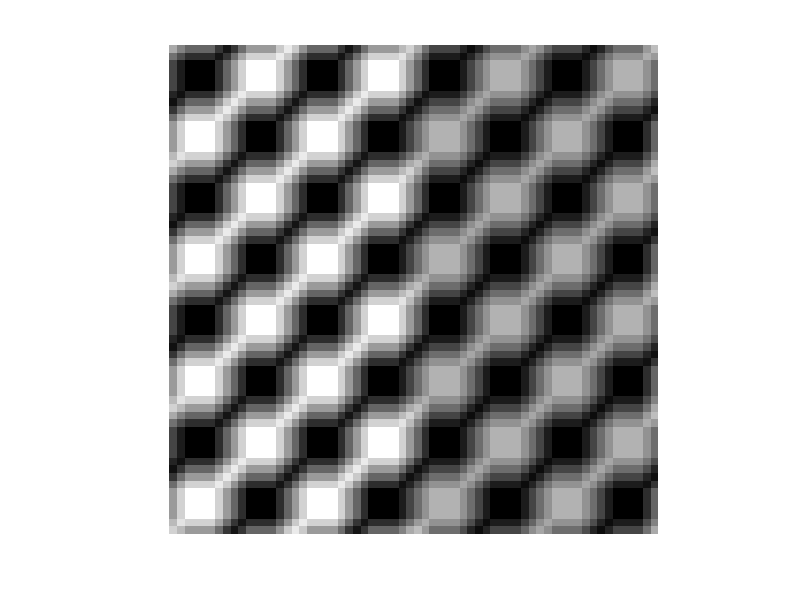
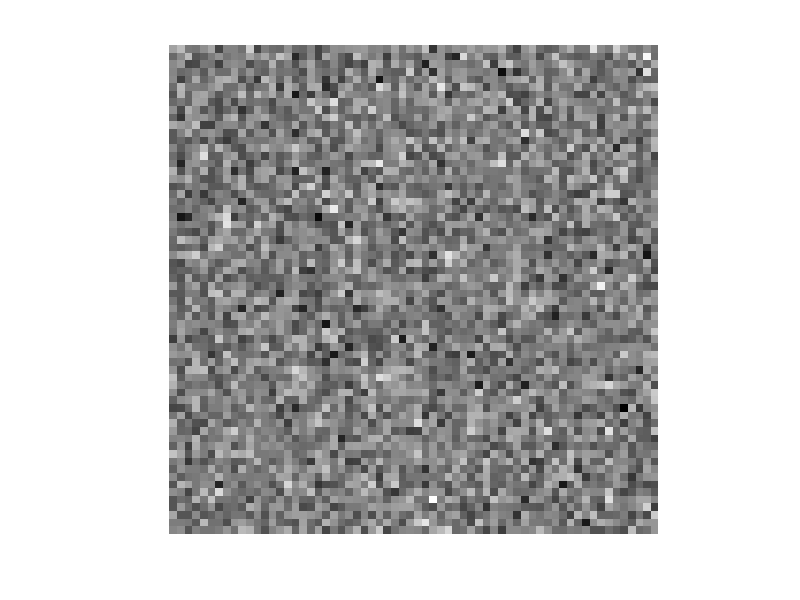
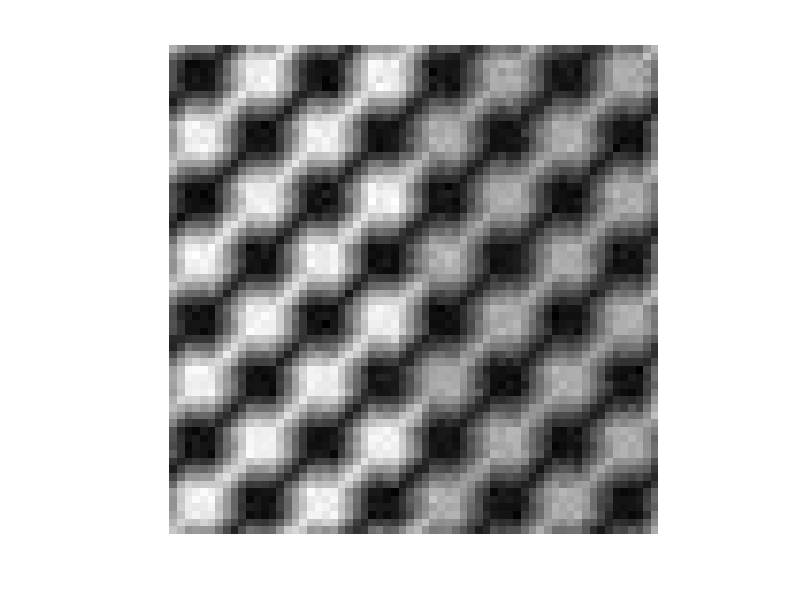

Reproduce these figures in MATLAB, in order. (Note: this script raises an error after producing the figures.)
clear all
close all
%% -- Modeling the Degradation Function --

f = checkerboard(8);
figure, imshow(im2uint8(mat2gray(f)));
%%

PSF = fspecial('motion', 7, 45);
gb = imfilter(f, PSF, 'circular');
figure(1), imshow(im2uint8(mat2gray(gb)));
%%

noise = imnoise(zeros(size(f)), 'gaussian', 0, 0.001);
figure(2), imshow(im2uint8(mat2gray(noise)));
%%

g = gb + noise;
%%

figure(3), imshow(im2uint8(mat2gray(g)));
figure(4), imshow(pixeldup(f, 8), []);
%% --   Restoration by Using Direct Inverse Filter Technique --
%       via deconvwnr function ---

fr1 = deconvwnr(g, PSF);
figure(5), imshow(im2uint8(mat2gray(fr1)));
%%

Sn = abs(fft2(noise)).^2;                   % noise power spectrum
% nA = sum(Sn(:))/prod(size(noise));
nA = sum(Sn(:))/numel(noise);               % noise average power
Sf = abs(fft2(f)).^2;                       % image power spectrum
% fA = sum(Sf(:))/prod(size(f));
fA = sum(Sf(:))/numel(f);                   % image average power
R = nA/fA;
%%

fr2 = deconvwnr(g, PSF, R);
figure(6), imshow(im2uint8(mat2gray(fr2)));
%% -- Restoration by Using Autocorrelation function --

NCORR = fftshift(real(ifft2(Sn)));
ICORR = fftshift(real(ifft2(Sf)));
fr3 = deconvwnr(g, PSF, NCORR, ICORR);
figure(7), imshow(im2uint8(mat2gray(fr3)));

%% --   Restoration by Using Constrained Least Squares (Regularized)
%       Filtering ---

fr4 = deconvreg(g, PSF, 2);     % noise power is approximately 2
figure(8), imshow(im2uint8(mat2gray(fr4)));

%%

fr5 = deconvreg(g, PSF, 0.4, [1e-7 1e7]);
figure(9), imshow(im2uint8(mat2gray(fr5)));
